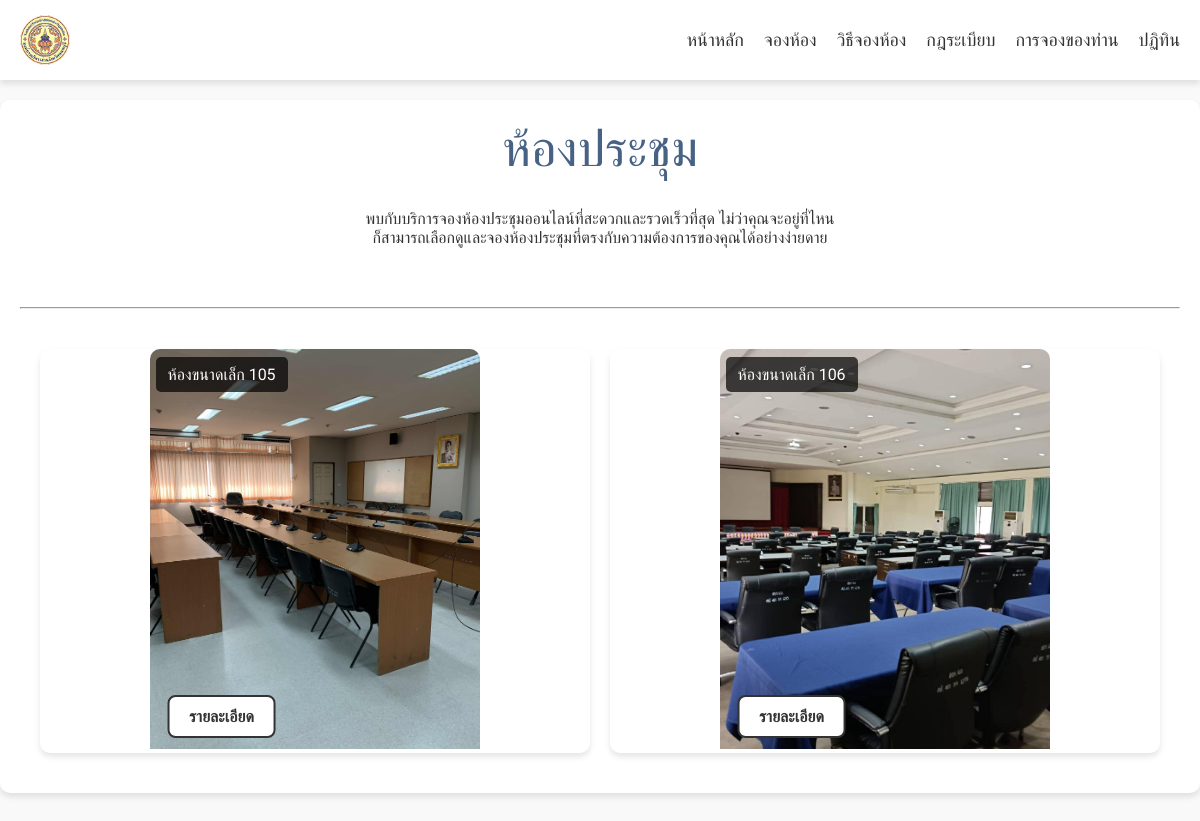
Screenshot of /booking.php with the database file from the repository.
### tables this page shows
CREATE TABLE `rooms` (
  `id` int(11) NOT NULL,
  `name` varchar(255) NOT NULL,
  `size` varchar(50) DEFAULT NULL,
  `equipment` text DEFAULT NULL,
  `image` varchar(255) DEFAULT NULL
);

### booking.php (the view, shortened to what this page needs)
<?php include 'config/config.php'; ?>
<!DOCTYPE html>
<html lang="th">
<head>
    <link rel="stylesheet" href="/software/css/style-booking.css">
</head>
<body>
    <header class="fade-in">
        <nav>
            <div class="logo">
                <img src="/software/images/logo.png" alt="logo">
            </div>
            <ul>
                <li><a href="index.php">หน้าหลัก</a></li>
                <li><a href="booking.php">จองห้อง</a></li>
                <li><a href="howto.php">วิธีจองห้อง</a></li>
                <li><a href="rules.php">กฎระเบียบ</a></li>
                <li><a href="my_bookings.php">การจองของท่าน</a></li>
                <li><a href="booking_calendar.php">ปฏิทิน</a></li>
            </ul>
        </nav>
    </header>
    <section class="room-container fade-in">
        <h2 style="color: #486284; font-size: 50px; margin-bottom: 30px;">ห้องประชุม</h2>
        <p style="margin-bottom: 60px;">พบกับบริการจองห้องประชุมออนไลน์ที่สะดวกและรวดเร็วที่สุด ไม่ว่าคุณจะอยู่ที่ไหน
            <br> ก็สามารถเลือกดูและจองห้องประชุมที่ตรงกับความต้องการของคุณได้อย่างง่ายดาย
        </p>
        <hr style="margin-bottom: 20px; color: #90A3BF;">
        <div class="room-grid">
            <?php
            $sql = "SELECT * FROM rooms";
            $result = $conn->query($sql);
            if ($result->num_rows > 0) {
                while ($row = $result->fetch_assoc()) {
                    echo '<div class="room-card">';
                    $firstImage = explode(',', $row["image"])[0];
                    echo '<img src="/software/images/' . trim($firstImage) . '" alt="' . $row["name"] . '">';
                    echo '<h3>' . $row["name"] . '</h3>';
                    echo '<a href="room_detail.php?id=' . $row["id"] . '" class="details-btn">รายละเอียด</a>';
                    echo '</div>';
                }
            } else {
                echo "ไม่มีห้องประชุมที่พร้อมใช้งาน";
            }
            ?>
        </div>
    </section>
</body>
</html>

### css/style-booking.css (style rules this page uses)
* { margin: 0; padding: 0; box-sizing: border-box; font-family: 'Kanit', sans-serif; font-weight: 400; }
html, body { scroll-behavior: smooth; background-color: #f9f9f9; color: #333; }
.fade-in { opacity: 0; transform: translateY(30px); transition: opacity 1s ease-in-out, transform 1s ease-in-out; }
.fade-in.show { opacity: 1; transform: translateY(0); }
header { position: fixed; width: 100%; top: 0; left: 0; padding: 15px 0; transition: top 0.3s ease-in-out; z-index: 1000; background: rgba(255, 255, 255, 0.9); box-shadow: 0 4px 6px rgba(0, 0, 0, 0.1); }
nav { display: flex; justify-content: space-between; align-items: center; max-width: 1200px; margin: auto; padding: 0 20px; }
.logo img { height: 50px; display: block; }
nav ul { list-style: none; display: flex; }
nav ul li { margin-left: 20px; }
nav ul li a { color: #333; text-decoration: none; font-size: 18px; transition: color 0.3s; }
.room-container { max-width: 1200px; margin: 100px auto 50px; text-align: center; background: white; padding: 20px; border-radius: 10px; box-shadow: 0 4px 6px rgba(0, 0, 0, 0.1); }
.room-grid { display: grid; grid-template-columns: repeat(auto-fit, minmax(300px, 1fr)); gap: 20px; padding: 20px; }
.room-card { background: white; border-radius: 10px; box-shadow: 0 4px 6px rgba(0, 0, 0, 0.1); overflow: hidden; transition: transform 0.3s; cursor: pointer; position: relative; }
.room-card img { width: 60%; height: 400px; object-fit: cover; border-top-left-radius: 10px; border-top-right-radius: 10px; }
.room-card h3 { position: absolute; top: 8px; left: 21%; background: rgba(0, 0, 0, 0.7); color: white; padding: 8px 12px; border-radius: 5px; font-size: 16px; }
.room-card .details-btn { position: absolute; bottom: 15px; left: 33%; transform: translateX(-50%); background: white; border: 2px solid #333; padding: 10px 20px; border-radius: 8px; font-size: 16px; font-weight: bold; color: #333; text-decoration: none; transition: background 0.3s, color 0.3s; }

### rows the page displays
rooms: shows a picture, name "ห้องขนาดเล็ก 105"
rooms: shows a picture, name "ห้องขนาดเล็ก 106"
